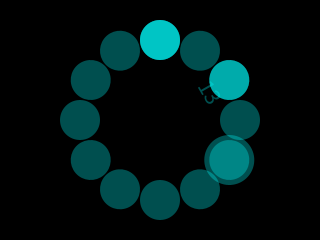
Frame 1 (no input)
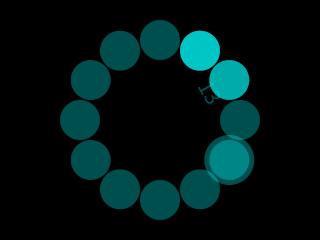
Frame 60 (the mouse pressed at the canvas centre just before this capture)
Frame 120 (the mouse held since frame 60 and released just before this capture): identical to frame 60, image omitted

The Processing sketch that drew these frames (run headless with seeded random() and noise(); from frame 60 on, the mouse is pressed at the canvas centre):

// Processing sketch: processing_17140
// ── processing_17140.pde

CircleClock circleClock;


void setup() {
  size(320, 240);
  colorMode(RGB, 256);
  smooth();
  circleClock = new CircleClock(width/2, height/2);
}


void draw() {
  background(0);
  circleClock.getTime();
  circleClock.display();
}


class CircleClock extends Clock {
  float x, y;

  CircleClock(float _x, float _y) {
    x = _x;
    y = _y;
  }

  void getTime() {
    super.getTime();
  }

  void display() {
    //背景の色
    switch(h) {
    case 12:
      background(255, 255, 0);
      break;
    case 13:
      background(204, 255, 0);
      break;
    case 14:
      background(0, 255, 0);
      break;
    case 15:
      background(0, 255, 170);
      break;
    case 16:
      background(0, 255, 255);
      break;
    case 17:
      background(0, 0, 255);
      break;
    case 6:
      background(85, 0, 170);
      break;
    case 7:
      background(170, 0, 170);
      break;
    case 8:
      background(255, 0, 255);
      break;
    case 9:
      background(255, 0, 0);
      break;
    case 10:
      background(255, 85, 0);
      break;
    case 11:
      background(255, 170, 0);
      break;
    default:
      background(0);
      break;
    }    

    //色の設定
    switch(h) {
    case 0:
      fill(255, 255, 0, 80);
      break;
    case 1:
      fill(204, 255, 0, 80);
      break;
    case 2:
      fill(0, 255, 0, 80);
      break;
    case 3:
      fill(0, 255, 170, 80);
      break;
    case 4:
      fill(0, 255, 255, 80);
      break;
    case 5:
      fill(0, 0, 255, 80);
      break;
    case 18:
      fill(85, 0, 170, 80);
      break;
    case 19:
      fill(170, 0, 170, 80);
      break;
    case 20:
      fill(255, 0, 255, 80);
      break;
    case 21:
      fill(255, 0, 0, 80);
      break;
    case 22:
      fill(255, 85, 0, 80);
      break;
    case 23:
      fill(255, 170, 0, 80);
      break;
    default:
      fill(0, 80);
      break;
    }

    //盤
    noStroke();
    for(int i = 0; i < 12; i++) {
      pushMatrix();
      translate(width/2, height/2);
      rotate(TWO_PI/12 * i);
      ellipse(0, -80, 40, 40);
      popMatrix();
    }


    //文字の設定
    textAlign(CENTER);

    //時
    pushMatrix();
    translate(width/2, height/2);
    rotate(h * TWO_PI/12);
    textSize(36);
    noStroke();
    //fill(0, 0, 255, 50);
    ellipse(0, - 80, 50, 50);
    //fill(0, 0, 200, 100);
    //text(h, 0, -20);
    popMatrix();

    //分    
    pushMatrix();
    translate(width/2, height/2);
    rotate(floor(m/5) * TWO_PI/12);
    textSize(24);
    noStroke();
    //fill(0, 0, 255, 150);    
    ellipse(0, - 80, 40, 40);
    ellipse(0, - 80, 40, 40);
    text(m, 0, -50);
    popMatrix();

    //秒    
    pushMatrix();
    translate(width/2, height/2);
    rotate(floor(s/5) * TWO_PI/12); //5秒ごと
    //rotate(s/5.0 * TWO_PI/12); //1秒ごと
    textSize(18);
    noStroke();
    //fill(0, 0, 255, 200);
    ellipse(0, - 80, 40, 40);
    ellipse(0, - 80, 40, 40);
    ellipse(0, - 80, 40, 40);
    //text(s, 0, -80);
    popMatrix();
  }
}


class Clock {
  int h, m, s;
  Clock() {
  }

  void getTime() {
    h = hour();
    m = minute();
    s = second();
  }
}                                               
